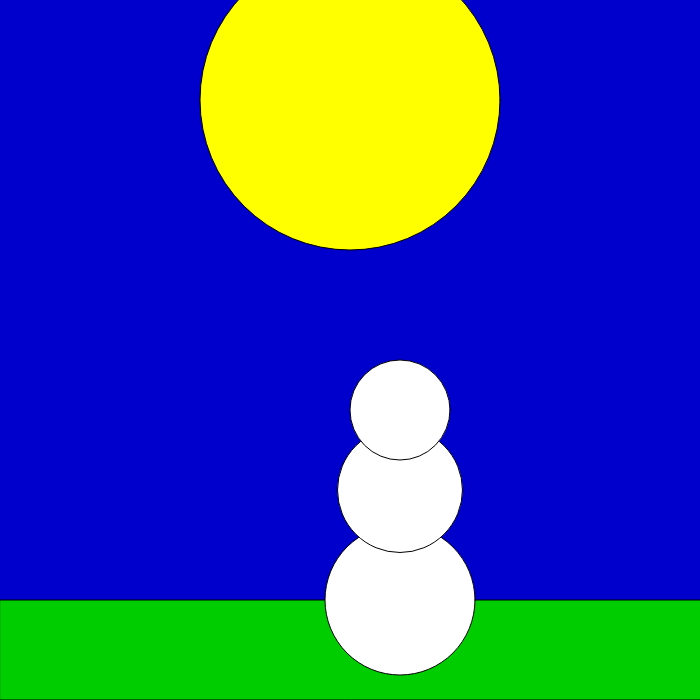
Frame 1 (no input)
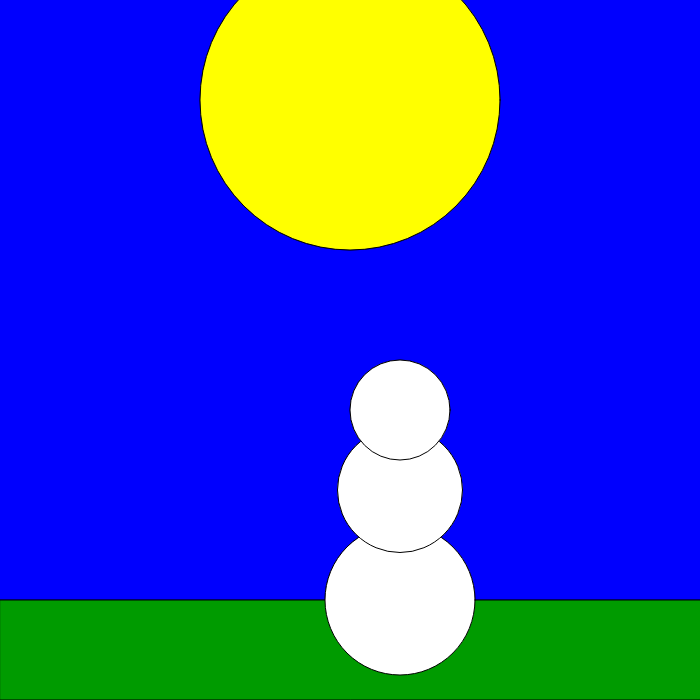
Frame 60 (no input)
Frame 120 (the mouse pressed at the canvas centre since frame 60): identical to frame 60, image omitted

The p5.js sketch that drew these frames (run headless with seeded random() and noise() and a simulated clock; from frame 60 on, the mouse is pressed at the canvas centre):

// p5.js sketch
// ── sketch.js

  
function setup() {
  createCanvas(700, 700);


}    


function draw() {
  var x = 400
  var y = 600
  background(0,0,205);
  fill(0,205,0)
  rect(0,600,2000,100)
  fill(255,255,0)
  ellipse(350,100,300,300)
  blendMode(HARD_LIGHT)
  fill(255,255,255)
  ellipse(x,y,150,150)
  ellipse(x,y-110,125,125)
  ellipse(x,y-190,100,100)
}
